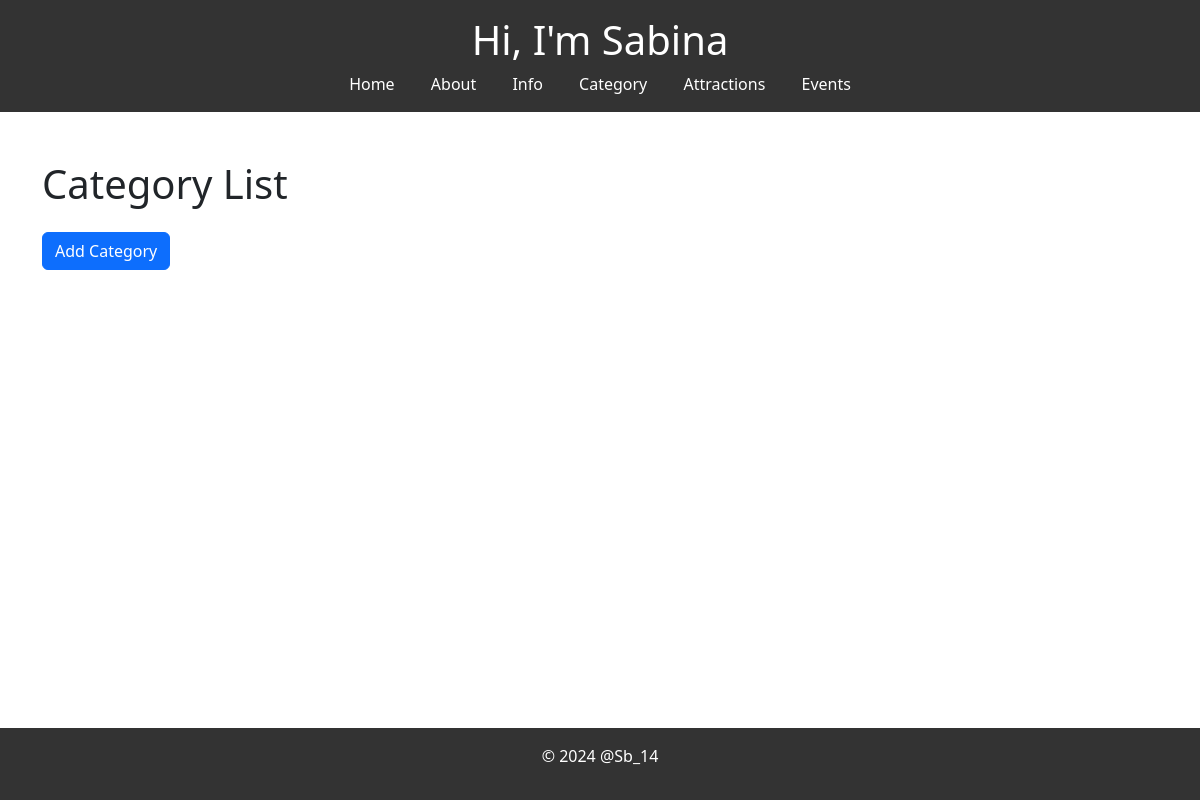
The page /category_list/ on the database as committed earlier.
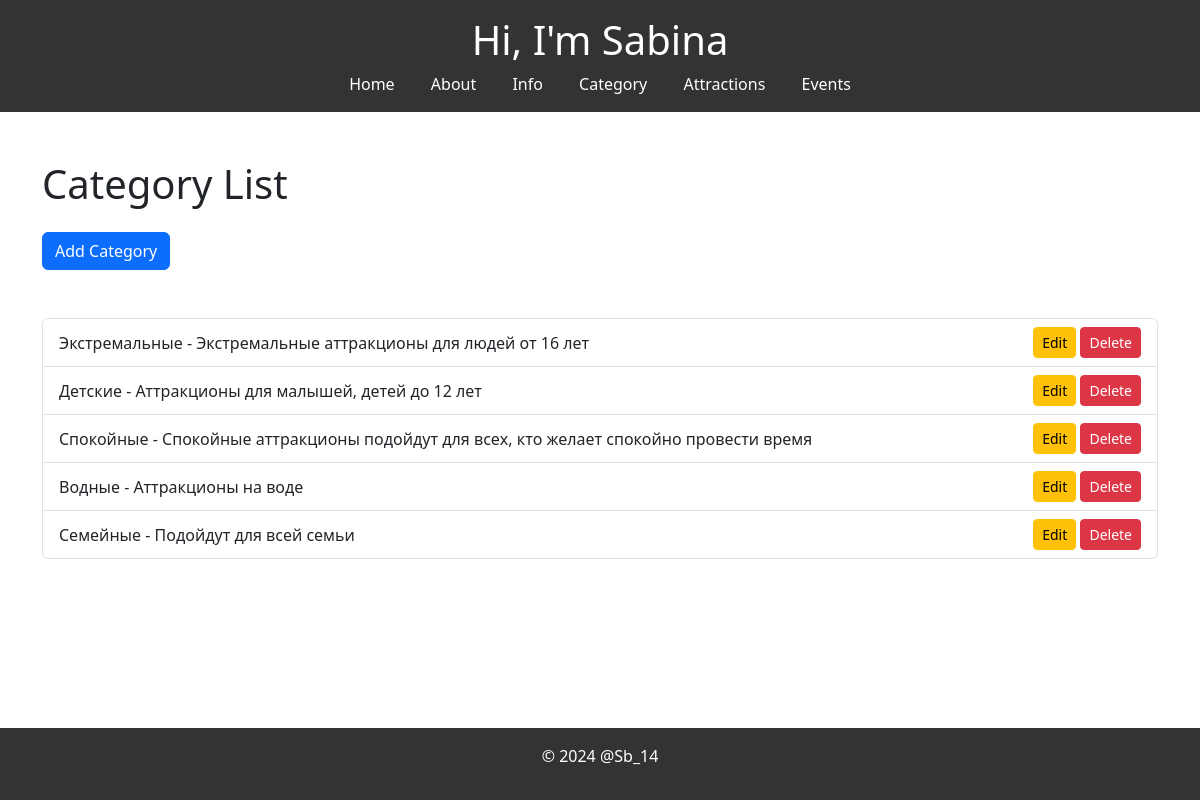
The same page on the database as committed later.
### myapp/models.py (models this page shows, shortened)
class Category(models.Model):
    name = models.CharField(max_length=100)
    description = models.TextField()

### myapp/views.py (the view)
# urls.py: path('category_list/', views.category_list, name='category_list'),
def category_list(request):
    categories = Category.objects.all()
    form = CategoryForm()
    return render(request, 'myapp/category_list.html', {'categories': categories, 'form': form})

### myapp/templates/myapp/category_list.html (shortened to what this page needs)
{% extends 'myapp/layout.html' %}
{% load static %}
{% block body %}
{% include 'myapp/header.html' %}
<div class="container mt-5">
    <h1 class="mb-4">Category List</h1>
    <a href="{% url 'add_category' %}" class="btn btn-primary mb-4">Add Category</a>
    <ul class="list-group mt-4">
        {% for category in categories %}
        <li class="list-group-item d-flex justify-content-between align-items-center">
            {{ category.name }} - {{ category.description }}
            <div>
                <a href="{% url 'edit_category' category.pk %}" class="btn btn-warning btn-sm mr-2">Edit</a>
                <a href="{% url 'delete_category' category.pk %}" class="btn btn-danger btn-sm">Delete</a>
            </div>
        </li>
        {% endfor %}
    </ul>
</div>
{% endblock %}

Rows that differ between the two databases and show on the page:
added Category: name "Экстремальные", description "Экстремальные аттракционы для людей от 16 лет"
added Category: name "Детские", description "Аттракционы для малышей, детей до 12 лет"
added Category: name "Спокойные", description "Спокойные аттракционы подойдут для всех, кто желает спокойно провести время"
added Category: name "Водные", description "Аттракционы на воде"
added Category: name "Семейные", description "Подойдут для всей семьи"
